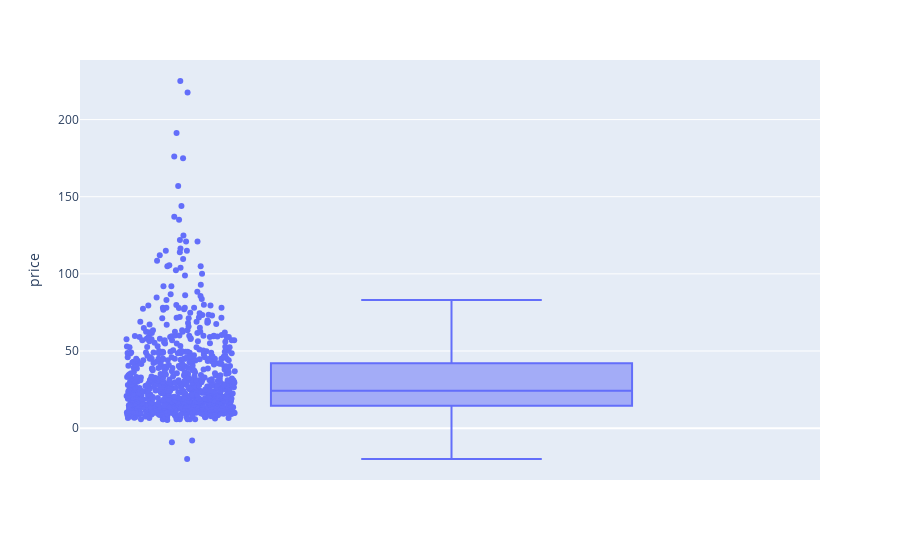

The notebook cell this image was saved under:
### Code cell
#Autre méthode avec plotly express
px.box(df_erp, y='price', points="all")

### Figure 1 — Plotly figure (JSON) as saved in the notebook; plotly's stock layout.template omitted (floating-point values rounded to 4 significant figures; data arrays with more than 128 entries replaced by an {"elided": "..."} marker saying what was removed)
{"data": [{"alignmentgroup": "True", "boxpoints": "all", "hovertemplate": "price=%{y}<extra></extra>", "legendgroup": "", "marker": {"color": "#636efa"}, "name": "", "notched": false, "offsetgroup": "", "orientation": "v", "showlegend": false, "type": "box", "x0": " ", "xaxis": "x", "y": {"elided": "825 float values"}, "y0": " ", "yaxis": "y"}], "layout": {"autosize": true, "boxmode": "group", "legend": {"tracegroupgap": 0}, "margin": {"t": 60}, "xaxis": {"anchor": "y", "autorange": true, "domain": [0, 1], "range": [-0.5031, 0.5], "type": "category"}, "yaxis": {"anchor": "x", "autorange": true, "domain": [0, 1], "range": [-33.61, 238.6], "title": {"text": "price"}, "type": "linear"}}}
